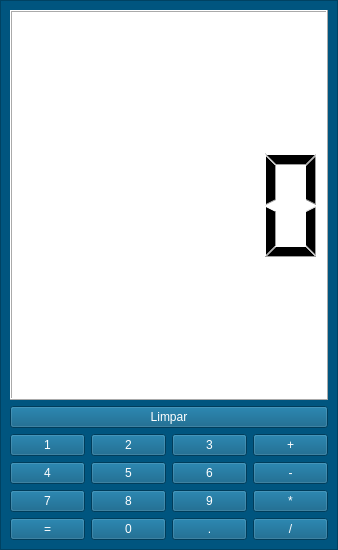
<?xml version="1.0" encoding="UTF-8"?>
<ui version="4.0">
 <class>MainWindow</class>
 <widget class="QMainWindow" name="MainWindow">
  <property name="geometry">
   <rect>
    <x>0</x>
    <y>0</y>
    <width>338</width>
    <height>550</height>
   </rect>
  </property>
  <property name="minimumSize">
   <size>
    <width>338</width>
    <height>550</height>
   </size>
  </property>
  <property name="maximumSize">
   <size>
    <width>338</width>
    <height>550</height>
   </size>
  </property>
  <property name="windowTitle">
   <string>Gilva Hilderio</string>
  </property>
  <property name="windowIcon">
   <iconset resource="img.qrc">
    <normaloff>:/img/calc.ico</normaloff>:/img/calc.ico</iconset>
  </property>
  <widget class="QWidget" name="centralwidget">
   <layout class="QGridLayout" name="gridLayout">
    <property name="leftMargin">
     <number>0</number>
    </property>
    <property name="topMargin">
     <number>0</number>
    </property>
    <property name="rightMargin">
     <number>0</number>
    </property>
    <property name="bottomMargin">
     <number>0</number>
    </property>
    <property name="spacing">
     <number>0</number>
    </property>
    <item row="0" column="0">
     <widget class="QFrame" name="frame">
      <property name="styleSheet">
       <string notr="true">background-color: rgb(0, 85, 127);
color: rgb(255, 255, 255);</string>
      </property>
      <property name="frameShape">
       <enum>QFrame::StyledPanel</enum>
      </property>
      <property name="frameShadow">
       <enum>QFrame::Raised</enum>
      </property>
      <layout class="QGridLayout" name="gridLayout_3">
       <item row="0" column="0" colspan="4">
        <widget class="QLCDNumber" name="visor">
         <property name="styleSheet">
          <string notr="true">color: rgb(0, 0, 0);
background-color: rgb(255, 255, 255);</string>
         </property>
        </widget>
       </item>
       <item row="4" column="2">
        <widget class="QPushButton" name="b9">
         <property name="text">
          <string>9</string>
         </property>
        </widget>
       </item>
       <item row="2" column="2">
        <widget class="QPushButton" name="b3">
         <property name="text">
          <string>3</string>
         </property>
        </widget>
       </item>
       <item row="5" column="3">
        <widget class="QPushButton" name="b_Dividir">
         <property name="text">
          <string>/</string>
         </property>
        </widget>
       </item>
       <item row="5" column="0">
        <widget class="QPushButton" name="b_Igual">
         <property name="text">
          <string>=</string>
         </property>
        </widget>
       </item>
       <item row="3" column="2">
        <widget class="QPushButton" name="b6">
         <property name="text">
          <string>6</string>
         </property>
        </widget>
       </item>
       <item row="2" column="3">
        <widget class="QPushButton" name="b_Somar">
         <property name="text">
          <string>+</string>
         </property>
        </widget>
       </item>
       <item row="5" column="2">
        <widget class="QPushButton" name="b_Ponto">
         <property name="text">
          <string>.</string>
         </property>
        </widget>
       </item>
       <item row="4" column="1">
        <widget class="QPushButton" name="b8">
         <property name="text">
          <string>8</string>
         </property>
        </widget>
       </item>
       <item row="4" column="0">
        <widget class="QPushButton" name="b7">
         <property name="text">
          <string>7</string>
         </property>
        </widget>
       </item>
       <item row="5" column="1">
        <widget class="QPushButton" name="b0">
         <property name="text">
          <string>0</string>
         </property>
        </widget>
       </item>
       <item row="3" column="0">
        <widget class="QPushButton" name="b4">
         <property name="text">
          <string>4</string>
         </property>
        </widget>
       </item>
       <item row="4" column="3">
        <widget class="QPushButton" name="b_Multiplicar">
         <property name="text">
          <string>*</string>
         </property>
        </widget>
       </item>
       <item row="3" column="1">
        <widget class="QPushButton" name="b5">
         <property name="text">
          <string>5</string>
         </property>
        </widget>
       </item>
       <item row="3" column="3">
        <widget class="QPushButton" name="b_Subtrair">
         <property name="text">
          <string>-</string>
         </property>
        </widget>
       </item>
       <item row="2" column="1">
        <widget class="QPushButton" name="b2">
         <property name="text">
          <string>2</string>
         </property>
        </widget>
       </item>
       <item row="2" column="0">
        <widget class="QPushButton" name="b1">
         <property name="text">
          <string>1</string>
         </property>
        </widget>
       </item>
       <item row="1" column="0" colspan="4">
        <widget class="QPushButton" name="b_Limpar">
         <property name="text">
          <string>Limpar</string>
         </property>
        </widget>
       </item>
      </layout>
     </widget>
    </item>
   </layout>
  </widget>
 </widget>
 <resources>
  <include location="img.qrc"/>
 </resources>
 <connections/>
</ui>
